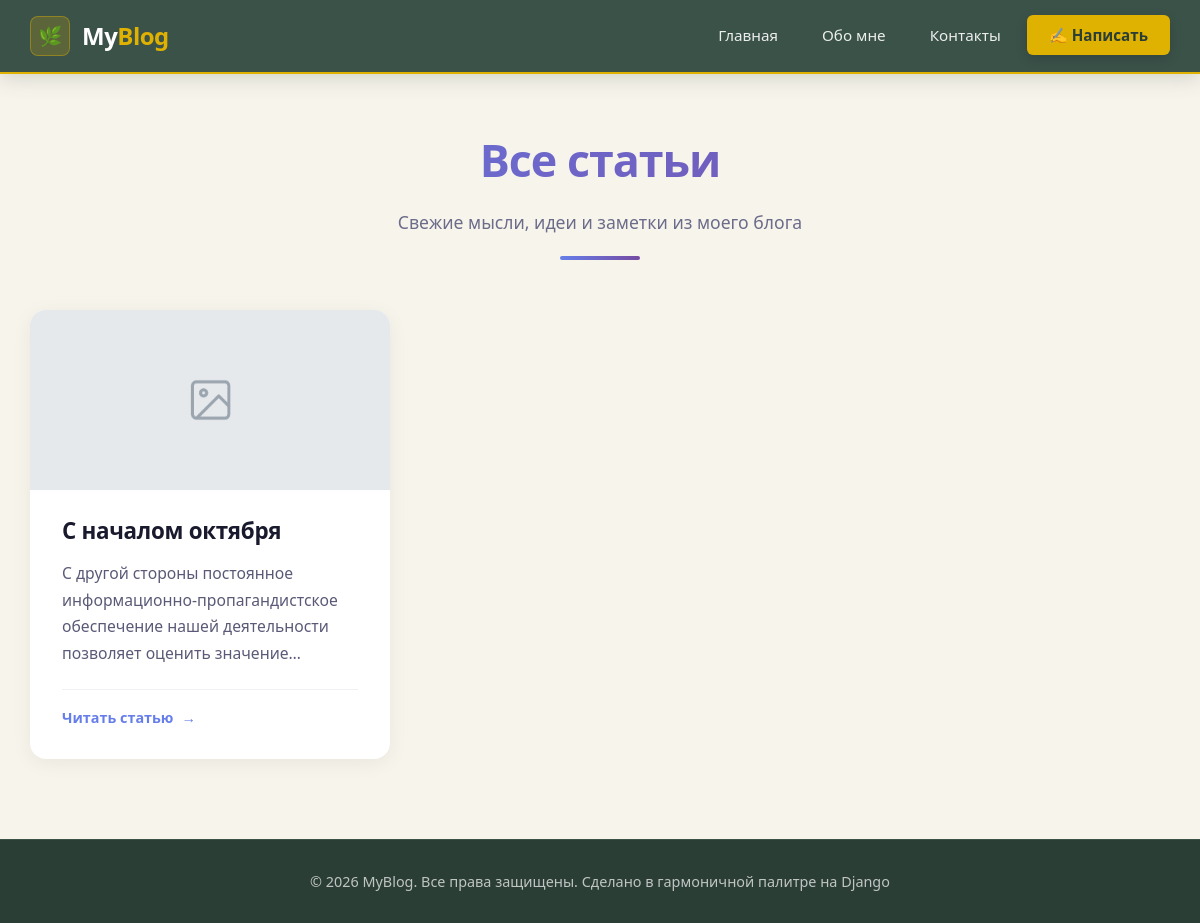
The page / on the database its author committed.
### blog/models.py (models this page shows, shortened)
class Post(models.Model):
    title = models.CharField(max_length=200)
    author = models.ForeignKey(settings.AUTH_USER_MODEL, on_delete=models.CASCADE)
    text = models.TextField()
    created_date = models.DateTimeField(default=timezone.now)
    published_date = models.DateTimeField(blank=True, null=True)
    banner = models.ImageField(default='fallback.png', blank=True)

### blog/views.py (the view)
# urls.py: path('', views.post_list, name='post_list'),
def post_list(request):
    posts = Post.objects.all().order_by('published_date')
    return render(request, 'blog/post_list.html', {'posts': posts})

### blog/templates/blog/post_list.html (shortened to what this page needs)
{% extends 'blog/base.html' %}
{% block content %}
<div class="posts-wrapper">
    <div class="page-header">
        <h1>Все статьи</h1>
        <p>Свежие мысли, идеи и заметки из моего блога</p>
        <div class="divider"></div>
    </div>
    {% if posts %}
        <div class="posts-grid">
            {% for post in posts %}
                <article class="post-card">
                    {% if post.banner %}
                        <div class="post-card-img-wrapper">
                            <a href="{% url 'post_detail' pk=post.pk %}">
                                <img src="{{ post.banner.url }}" alt="{{ post.title }}" class="post-card-img">
                            </a>
                        </div>
                    {% endif %}
                    <div class="post-card-content">
                        <h2>
                            <a href="{% url 'post_detail' pk=post.pk %}">{{ post.title }}</a>
                        </h2>
                        <p class="excerpt">{{ post.text|linebreaksbr|truncatechars:180 }}</p>
                        <a href="{% url 'post_detail' pk=post.pk %}" class="read-more">
                            Читать статью
                        </a>
                    </div>
                </article>
            {% endfor %}
        </div>
    {% endif %}
</div>
{% endblock %}

### blog/templates/blog/base.html (shortened to what this page needs)
{% load static %}
<!DOCTYPE html>
<html lang="ru">
<head>
</head>
<body>
    <header class="site-header">
        <div class="header-inner">
            <a href="{% url 'post_list' %}" class="logo">
                <div class="logo-icon">🌿</div>
                <div class="logo-text">My<span>Blog</span></div>
            </a>
            <ul class="nav-menu" id="navMenu">
                <li><a href="{% url 'post_list' %}">Главная</a></li>
                <li><a href="{% url 'about' %}">Обо мне</a></li>
                <li><a href="#">Контакты</a></li>
                <li><a href="#" class="btn-nav">✍️ Написать</a></li>
            </ul>
        </div>
    </header>
    <main class="main-content">
        {% block content %}{% endblock %}
    </main>
    <footer class="site-footer">
        <p>© {% now "Y" %} MyBlog. Все права защищены. Сделано в гармоничной палитре на Django</p>
    </footer>
</body>
</html>

### blog/templates/blog/base.html (style rules this page uses)
* { margin: 0; padding: 0; box-sizing: border-box; }
body { font-family: 'Segoe UI', Tahoma, Geneva, Verdana, sans-serif; background: #f7f4eb; color: #2b3e36; line-height: 1.6; min-height: 100vh; display: flex; flex-direction: column; }
a { text-decoration: none; color: inherit; }
.site-header { position: sticky; top: 0; z-index: 1000; background: #3b5249; box-shadow: 0 4px 20px rgba(59, 82, 73, 0.2); border-bottom: 2px solid #dfb100; }
.header-inner { max-width: 1200px; margin: 0 auto; padding: 0 30px; height: 72px; display: flex; align-items: center; justify-content: space-between; }
.logo { display: flex; align-items: center; gap: 12px; font-size: 1.5rem; font-weight: 800; color: #ffffff; letter-spacing: -0.5px; transition: transform 0.3s ease; }
.logo-icon { width: 40px; height: 40px; background: rgba(223, 177, 0, 0.2); border-radius: 8px; display: flex; align-items: center; justify-content: center; font-size: 1.2rem; border: 1px solid rgba(223, 177, 0, 0.4); }
.logo-text span { color: #dfb100; }
.nav-menu { display: flex; align-items: center; gap: 8px; list-style: none; }
.nav-menu a { color: rgba(255, 255, 255, 0.9); padding: 10px 18px; border-radius: 6px; font-weight: 500; font-size: 0.95rem; transition: all 0.3s ease; position: relative; }
.nav-menu .btn-nav { background: #dfb100; color: #2b3e36; font-weight: 700; padding: 10px 22px; box-shadow: 0 4px 12px rgba(0, 0, 0, 0.15); }
.main-content { flex: 1; width: 100%; }
.site-footer { background: #2b3e36; color: rgba(255, 255, 255, 0.7); text-align: center; padding: 30px 20px; margin-top: 60px; font-size: 0.9rem; border-top: 1px solid #3b5249; }

### blog/templates/blog/post_list.html (style rules this page uses)
.posts-wrapper { max-width: 1200px; margin: 0 auto; padding: 50px 30px 20px; }
.page-header { text-align: center; margin-bottom: 50px; animation: fadeInDown 0.6s ease; }
.page-header h1 { font-size: 2.8rem; font-weight: 800; color: #1a1a2e; letter-spacing: -1px; margin-bottom: 12px; background: linear-gradient(135deg, #667eea 0%, #764ba2 100%); -webkit-background-clip: text; -webkit-text-fill-color: transparent; background-clip: text; }
.page-header p { color: #6b6b8a; font-size: 1.1rem; }
.page-header .divider { width: 80px; height: 4px; background: linear-gradient(90deg, #667eea 0%, #764ba2 100%); border-radius: 2px; margin: 20px auto 0; }
.posts-grid { display: grid; grid-template-columns: repeat(auto-fill, minmax(340px, 1fr)); gap: 30px; }
.post-card { background: #ffffff; border-radius: 16px; box-shadow: 0 4px 20px rgba(0, 0, 0, 0.06); position: relative; overflow: hidden; display: flex; flex-direction: column; transition: all 0.4s cubic-bezier(0.175, 0.885, 0.32, 1.275); animation: fadeInUp 0.5s ease backwards; }
.post-card:nth-child(1) { animation-delay: 0.05s; }
.post-card::before { content: ''; position: absolute; top: 0; left: 0; right: 0; height: 4px; background: linear-gradient(90deg, #667eea 0%, #764ba2 100%); transform: scaleX(0); transform-origin: left; transition: transform 0.4s ease; z-index: 2; }
.post-card-img-wrapper { width: 100%; height: 180px; overflow: hidden; background: #f1f5f9; position: relative; }
.post-card-img { width: 100%; height: 100%; object-fit: cover; transition: transform 0.5s ease; }
.post-card-content { padding: 26px 32px 30px; display: flex; flex-direction: column; flex-grow: 1; }
.post-card h2 { font-size: 1.4rem; line-height: 1.35; margin-bottom: 14px; font-weight: 700; letter-spacing: -0.3px; margin-top: 0; }
.post-card h2 a { color: #1a1a2e; text-decoration: none; transition: color 0.3s ease; background-image: linear-gradient(135deg, #667eea 0%, #764ba2 100%); background-size: 0% 2px; background-repeat: no-repeat; background-position: 0 100%; transition: background-size 0.4s ease, color 0.3s ease; display: inline; }
.post-card .excerpt { color: #5a5a78; font-size: 0.98rem; line-height: 1.7; margin-bottom: 22px; flex-grow: 1; display: -webkit-box; -webkit-line-clamp: 4; -webkit-box-orient: vertical; overflow: hidden; text-overflow: ellipsis; }
.post-card .read-more { display: inline-flex; align-items: center; gap: 8px; color: #667eea; font-weight: 600; font-size: 0.9rem; text-decoration: none; transition: gap 0.3s ease, color 0.3s ease; align-self: flex-start; padding-top: 16px; border-top: 1px solid #f0f0f5; width: 100%; margin-top: auto; }
.post-card .read-more::after { content: '→'; transition: transform 0.3s ease; }

### rows shown on the page
Post: banner (picture), title "С началом октября", text "С другой стороны постоянное информационно-пропагандистское обеспечение нашей деятельности позволяет оценить…"
